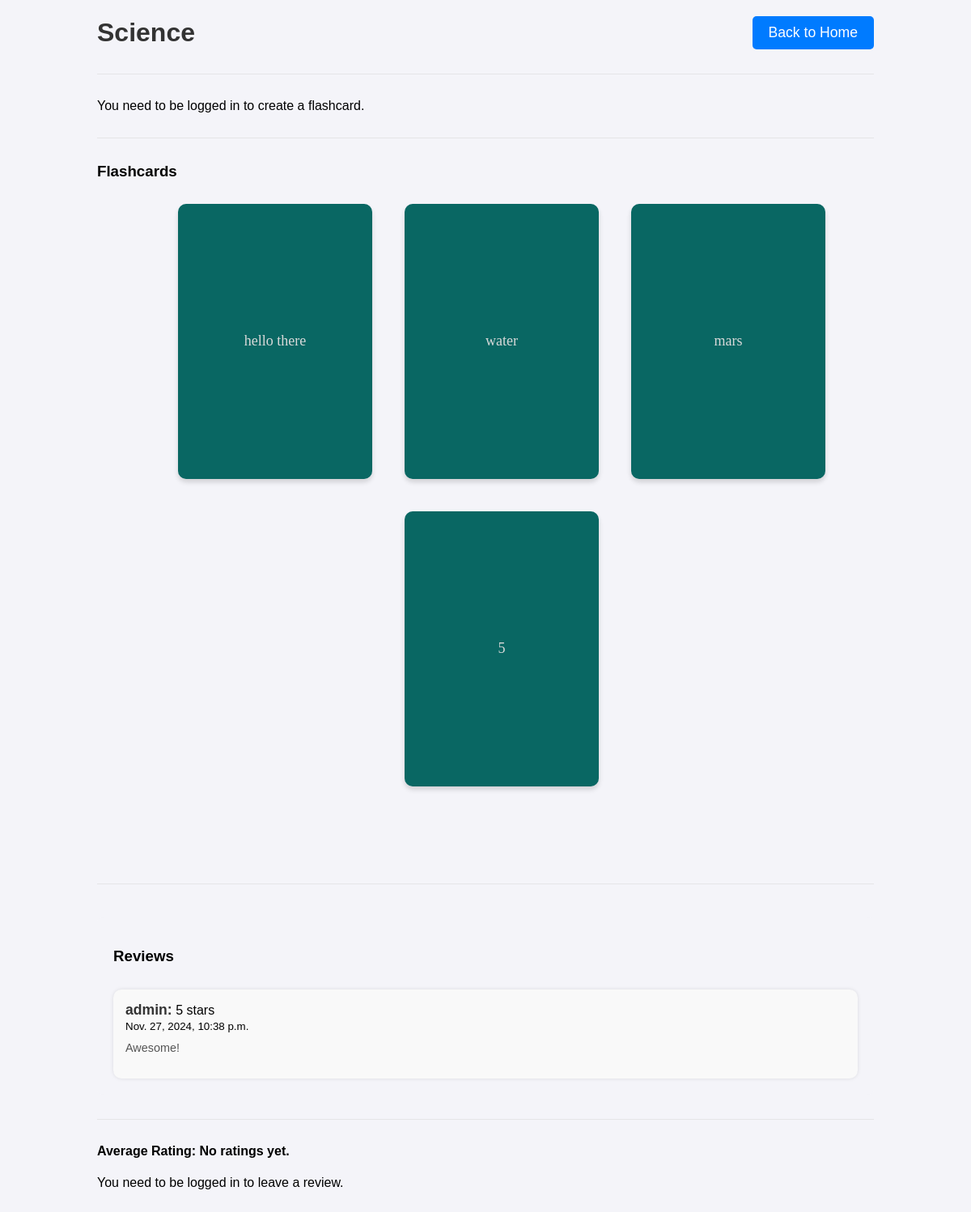
/study/1/, run on the app's committed database.
### flashcards/models.py (models this page shows, shortened)
class FlashcardSet(models.Model):
    user = models.ForeignKey(User, on_delete=models.CASCADE)
    title = models.CharField(max_length=200)
    description = models.TextField(blank=True)
    created_at = models.DateTimeField(auto_now_add=True)

class Flashcard(models.Model):
    set = models.ForeignKey(FlashcardSet, related_name="flashcards", on_delete=models.CASCADE)
    question = models.TextField()
    answer = models.TextField()
    created_by = models.ForeignKey(User, on_delete=models.CASCADE)
    created_at = models.DateTimeField(auto_now_add=True)  # Automatically set on creation

class Rating(models.Model):
    set = models.ForeignKey(FlashcardSet, related_name="ratings", on_delete=models.CASCADE)
    user = models.ForeignKey(User, on_delete=models.CASCADE)
    stars = models.IntegerField(choices=[(i, i) for i in range(1, 6)])
    comment = models.TextField(blank=True)
    created_at = models.DateTimeField(auto_now_add=True)
    class Meta:
        unique_together = ('set', 'user')

### flashcards/views.py (the view)
# urls.py: path('study/<int:set_id>/', views.study_flashcard_set, name='study_flashcard_set'),
def study_flashcard_set(request, set_id):
    flashcard_set = get_object_or_404(FlashcardSet, id=set_id)
    flashcards = flashcard_set.flashcards.all()  # Get all flashcards for this set
    ratings = flashcard_set.ratings.all()  # Get all ratings for this set
    if request.method == "POST":
        review_form = RatingForm(request.POST)
        if review_form.is_valid():
            existing_review = Rating.objects.filter(set=flashcard_set, user=request.user).first()
            if existing_review:
                existing_review.stars = review_form.cleaned_data['stars']
                existing_review.comment = review_form.cleaned_data['comment']
                existing_review.save()
            else:
                review = review_form.save(commit=False)
                review.set = flashcard_set  # Associate the review with the current flashcard set
                review.user = request.user   # Associate the review with the logged-in user
                review.save()  # Save the review
            return redirect('study_flashcard_set', set_id=set_id)  # Redirect to the same page to display new review
        form = FlashcardForm(request.POST)
        if form.is_valid():
            new_flashcard = form.save(commit=False)
            new_flashcard.set = flashcard_set  # Associate the flashcard with the current set
            new_flashcard.created_by = request.user  # Associate the flashcard with the current user
            new_flashcard.save()  # Save the new flashcard
            return redirect('study_flashcard_set', set_id=set_id)  # Redirect to the study page to display the new flashcard
    else:
        review_form = RatingForm()
        form = FlashcardForm()
    return render(request, 'flashcards/study.html', {
        'flashcard_set': flashcard_set,
        'form': form,  # Flashcard creation form
        'review_form': review_form,  # Review form for rating
        'flashcards': flashcards,
        'ratings': ratings,
    })

### flashcards/templates/flashcards/study.html (shortened to what this page needs)
<!DOCTYPE html>
<html lang="en">
<head>
    {% load static %}
    <link rel="stylesheet" href="{% static 'css/style.css' %}">
</head>
<body>
    <div class="container">
        <div class="header">
            <h1>{{ flashcard_set.title }}</h1>
            <a href="{% url 'home' %}" class="back-button">Back to Home</a>
        </div>
        <hr>
        <section class="flashcard-creation">
            {% if user.is_authenticated %}
                <h3>Create a New Flashcard</h3>
                <form method="POST">
                    {% csrf_token %}
                    <label for="question">Question:</label>
                    <textarea name="question" id="question" rows="3" placeholder="Enter your question"></textarea>
                    <label for="answer">Answer:</label>
                    <textarea name="answer" id="answer" rows="3" placeholder="Enter the answer"></textarea>
                    <button type="submit">Create Flashcard</button>
                </form>
            {% else %}
                <p>You need to be logged in to create a flashcard.</p>
            {% endif %}
        </section>
        <hr>
        <section class="flashcards-display">
            <h3>Flashcards</h3>
            <div class="flashcards-container">
                {% for card in flashcards %}
                    <div class="dm-flip-card2" onclick="flipCard(this)">
                        <div class="dm-front-card2">
                            {{ card.question }}
                        </div>
                        <div class="dm-back-card2">
                        </div>
                    </div>
                {% endfor %}
            </div>
        </section>
        <hr id="flashcard-last-line">
        <section class="reviews">
            <h3>Reviews</h3>
            <div class="reviews-container">
                {% if ratings %}
                    {% for rating in ratings %}
                        <div class="review">
                            <strong>{{ rating.user.username }}:</strong>
                            <span>{{ rating.stars }} stars</span><br>
                            <small>{{ rating.created_at }}</small><br>
                            <p>{{ rating.comment }}</p>
                        </div>
                    {% endfor %}
                {% else %}
                    <p>No reviews yet. Be the first to leave a review!</p>
                {% endif %}
            </div>
        </section>
        <hr>
        <div class="average-rating">
            <h4>Average Rating:
                {% if average_rating %}
                    {{ average_rating|floatformat:1 }} / 5
                {% else %}
                    No ratings yet.
                {% endif %}
            </h4>
        </div>
        {% if user.is_authenticated %}
            <section class="rating-form">
                <h3>Leave a Review</h3>
                <form method="POST">
                    {% csrf_token %}
                    <div class="form-group">
                        <label for="stars">Rating (1-5 stars):</label>
                        {{ review_form.stars }}
                    </div>
                    <div class="form-group">
                        <label for="comment">Comment:</label>
                        {{ review_form.comment }}
                    </div>
                    <button type="submit">Submit Review</button>
                </form>
            </section>
        {% else %}
            <p>You need to be logged in to leave a review.</p>
        {% endif %}
    </div>
</body>
</html>

### flashcards/static/css/style.css (style rules this page uses)
body { font-family: Arial, sans-serif; background-color: #f4f4f9; margin: 0; padding: 0; }
.container { width: 80%; margin: 0 auto; padding: 20px; }
h1 { text-align: center; margin-bottom: 30px; }
.header { display: flex; justify-content: space-between; align-items: center; margin-bottom: 20px; }
.header h1 { font-size: 2em; color: #333; margin: 0; }
.back-button { background-color: #007bff; color: white; padding: 10px 20px; font-size: 1.1em; border: none; border-radius: 5px; text-decoration: none; cursor: pointer; transition: background-color 0.3s; }
.flashcards-container { display: flex; flex-wrap: wrap; justify-content: center; gap: 60px; }
.dm-flip-card2 { position: relative; width: 200px; height: 300px; background: transparent; transform-style: preserve-3d; perspective: 2000px; transition: transform 1s; cursor: pointer; margin: 10px; }
.dm-front-card2 { position: absolute; height: 100%; width: 100%; font-family:Georgia, 'Times New Roman', Times, serif; backface-visibility: hidden; transition: transform 1s; display: flex; justify-content: center; align-items: center; font-size: 18px; padding: 20px; color: white; background-color: #0B7A75; text-align: center; border-radius: 10px; box-shadow: 0 4px 6px rgba(0, 0, 0, 0.1); }
.dm-front-card2:after { content: ''; position: absolute; height: 100%; width: 100%; background: rgba(0, 0, 0, 0.3); top: 0; left: 0; opacity: 0.5; border-radius: 10px; box-shadow: 0 4px 6px rgba(0, 0, 0, 0.1); }
.dm-back-card2 { position: absolute; height: 100%; width: 100%; font-family:Georgia, 'Times New Roman', Times, serif; background-color: #e2e2e2; backface-visibility: hidden; transform: rotateX(180deg); transition: transform 1s; display: flex; justify-content: center; align-items: center; font-size: 18px; padding: 20px; text-align: center; border: #346450 solid 1px; border-radius: 10px; box-shadow: 0 4px 6px rgba(0, 0, 0, 0.1); }
.reviews { margin-top: 40px; padding: 20px; background-color: #f4f4f9; border-radius: 8px; }
.reviews-container { display: flex; flex-direction: column; gap: 15px; margin-top: 30px; }
.review { padding: 15px; background-color: #f9f9f9; border-radius: 10px; box-shadow: 0px 0px 5px rgba(0, 0, 0, 0.1); }
.review strong { font-size: 1.1em; color: #333; }
.review p { margin-top: 10px; font-size: 0.9em; color: #555; }
hr { border: 0; height: 1px; background-color: #ddd; margin: 30px 0; width: 100%; opacity: 0.6; }
#flashcard-last-line { margin-top: 150px; }

### data on the page
FlashcardSet: title "Science"
Flashcard: question "hello there"
Flashcard: question "water"
Flashcard: question "mars"
Flashcard: question "5"
Rating: user.username "admin", stars "5", created_at "Nov. 27, 2024, 10:38 p.m.", comment "Awesome!"
